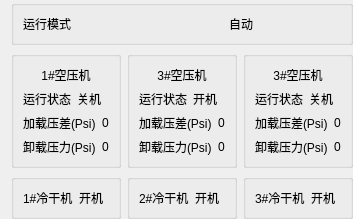
        <widget class="QWidget" name="deviceState_p">
         <layout class="QVBoxLayout" name="verticalLayout_10" stretch="1,5,2">
          <property name="topMargin">
           <number>0</number>
          </property>
          <property name="rightMargin">
           <number>0</number>
          </property>
          <property name="bottomMargin">
           <number>0</number>
          </property>
          <item>
           <widget class="QGroupBox" name="groupBox_16">
            <property name="title">
             <string/>
            </property>
            <layout class="QGridLayout" name="gridLayout_7">
             <item row="0" column="0">
              <layout class="QHBoxLayout" name="horizontalLayout_21">
               <item>
                <widget class="QLabel" name="label_32">
                 <property name="minimumSize">
                  <size>
                   <width>200</width>
                   <height>0</height>
                  </size>
                 </property>
                 <property name="maximumSize">
                  <size>
                   <width>200</width>
                   <height>16777215</height>
                  </size>
                 </property>
                 <property name="text">
                  <string>运行模式</string>
                 </property>
                </widget>
               </item>
               <item>
                <widget class="QLabel" name="runningMode">
                 <property name="text">
                  <string>自动</string>
                 </property>
                </widget>
               </item>
              </layout>
             </item>
            </layout>
           </widget>
          </item>
          <item>
           <layout class="QHBoxLayout" name="horizontalLayout_72">
            <item>
             <widget class="QGroupBox" name="groupBox_19">
              <property name="title">
               <string/>
              </property>
              <layout class="QVBoxLayout" name="verticalLayout_11">
               <item>
                <layout class="QHBoxLayout" name="horizontalLayout_31">
                 <item>
                  <widget class="QLabel" name="label_27">
                   <property name="text">
                    <string>1#空压机</string>
                   </property>
                   <property name="alignment">
                    <set>Qt::AlignCenter</set>
                   </property>
                  </widget>
                 </item>
                </layout>
               </item>
               <item>
                <layout class="QHBoxLayout" name="horizontalLayout_22">
                 <item>
                  <widget class="QLabel" name="label_33">
                   <property name="text">
                    <string>运行状态</string>
                   </property>
                  </widget>
                 </item>
                 <item>
                  <widget class="QLabel" name="compressorRunState1">
                   <property name="text">
                    <string>关机</string>
                   </property>
                  </widget>
                 </item>
                </layout>
               </item>
               <item>
                <layout class="QHBoxLayout" name="horizontalLayout_23">
                 <item>
                  <widget class="QLabel" name="label_34">
                   <property name="text">
                    <string>加载压差(Psi)</string>
                   </property>
                  </widget>
                 </item>
                 <item>
                  <widget class="QLabel" name="pressureDiff1">
                   <property name="text">
                    <string>0</string>
                   </property>
                  </widget>
                 </item>
                </layout>
               </item>
               <item>
                <layout class="QHBoxLayout" name="horizontalLayout_24">
                 <item>
                  <widget class="QLabel" name="label_35">
                   <property name="text">
                    <string>卸载压力(Psi)</string>
                   </property>
                  </widget>
                 </item>
                 <item>
                  <widget class="QLabel" name="uninstallPressure1">
                   <property name="text">
                    <string>0</string>
                   </property>
                  </widget>
                 </item>
                </layout>
               </item>
              </layout>
             </widget>
            </item>
            <item>
             <widget class="QGroupBox" name="groupBox_20">
              <property name="title">
               <string/>
              </property>
              <layout class="QVBoxLayout" name="verticalLayout_12">
               <item>
                <layout class="QHBoxLayout" name="horizontalLayout_70">
                 <item>
                  <widget class="QLabel" name="label_29">
                   <property name="text">
                    <string>3#空压机</string>
                   </property>
                   <property name="alignment">
                    <set>Qt::AlignCenter</set>
                   </property>
                  </widget>
                 </item>
                </layout>
               </item>
               <item>
                <layout class="QHBoxLayout" name="horizontalLayout_25">
                 <item>
                  <widget class="QLabel" name="label_39">
                   <property name="text">
                    <string>运行状态</string>
                   </property>
                  </widget>
                 </item>
                 <item>
                  <widget class="QLabel" name="compressorRunState2">
                   <property name="text">
                    <string>开机</string>
                   </property>
                  </widget>
                 </item>
                </layout>
               </item>
               <item>
                <layout class="QHBoxLayout" name="horizontalLayout_26">
                 <item>
                  <widget class="QLabel" name="label_41">
                   <property name="text">
                    <string>加载压差(Psi)</string>
                   </property>
                  </widget>
                 </item>
                 <item>
                  <widget class="QLabel" name="pressureDiff2">
                   <property name="text">
                    <string>0</string>
                   </property>
                  </widget>
                 </item>
                </layout>
               </item>
               <item>
                <layout class="QHBoxLayout" name="horizontalLayout_27">
                 <item>
                  <widget class="QLabel" name="label_43">
                   <property name="text">
                    <string>卸载压力(Psi)</string>
                   </property>
                  </widget>
                 </item>
                 <item>
                  <widget class="QLabel" name="uninstallPressure2">
                   <property name="text">
                    <string>0</string>
                   </property>
                  </widget>
                 </item>
                </layout>
               </item>
              </layout>
             </widget>
            </item>
            <item>
             <widget class="QGroupBox" name="groupBox_21">
              <property name="title">
               <string/>
              </property>
              <layout class="QVBoxLayout" name="verticalLayout_13">
               <item>
                <layout class="QHBoxLayout" name="horizontalLayout_71">
                 <item>
                  <widget class="QLabel" name="label_37">
                   <property name="text">
                    <string>3#空压机</string>
                   </property>
                   <property name="alignment">
                    <set>Qt::AlignCenter</set>
                   </property>
                  </widget>
                 </item>
                </layout>
               </item>
               <item>
                <layout class="QHBoxLayout" name="horizontalLayout_28">
                 <item>
                  <widget class="QLabel" name="label_45">
                   <property name="text">
                    <string>运行状态</string>
                   </property>
                  </widget>
                 </item>
                 <item>
                  <widget class="QLabel" name="compressorRunState3">
                   <property name="text">
                    <string>关机</string>
                   </property>
                  </widget>
                 </item>
                </layout>
               </item>
               <item>
                <layout class="QHBoxLayout" name="horizontalLayout_29">
                 <item>
                  <widget class="QLabel" name="label_47">
                   <property name="text">
                    <string>加载压差(Psi)</string>
                   </property>
                  </widget>
                 </item>
                 <item>
                  <widget class="QLabel" name="pressureDiff3">
                   <property name="text">
                    <string>0</string>
                   </property>
                  </widget>
                 </item>
                </layout>
               </item>
               <item>
                <layout class="QHBoxLayout" name="horizontalLayout_30">
                 <item>
                  <widget class="QLabel" name="label_49">
                   <property name="text">
                    <string>卸载压力(Psi)</string>
                   </property>
                  </widget>
                 </item>
                 <item>
                  <widget class="QLabel" name="uninstallPressure3">
                   <property name="text">
                    <string>0</string>
                   </property>
                  </widget>
                 </item>
                </layout>
               </item>
              </layout>
             </widget>
            </item>
           </layout>
          </item>
          <item>
           <layout class="QHBoxLayout" name="horizontalLayout_35">
            <item>
             <widget class="QGroupBox" name="groupBox_17">
              <property name="title">
               <string/>
              </property>
              <layout class="QGridLayout" name="gridLayout_9">
               <item row="0" column="0">
                <layout class="QHBoxLayout" name="horizontalLayout_32">
                 <item>
                  <widget class="QLabel" name="label_51">
                   <property name="text">
                    <string>1#冷干机</string>
                   </property>
                  </widget>
                 </item>
                 <item>
                  <widget class="QLabel" name="dryerRunState1">
                   <property name="text">
                    <string>开机</string>
                   </property>
                  </widget>
                 </item>
                </layout>
               </item>
              </layout>
             </widget>
            </item>
            <item>
             <widget class="QGroupBox" name="groupBox_23">
              <property name="title">
               <string/>
              </property>
              <layout class="QGridLayout" name="gridLayout_10">
               <item row="0" column="0">
                <layout class="QHBoxLayout" name="horizontalLayout_33">
                 <item>
                  <widget class="QLabel" name="label_53">
                   <property name="text">
                    <string>2#冷干机</string>
                   </property>
                  </widget>
                 </item>
                 <item>
                  <widget class="QLabel" name="dryerRunState2">
                   <property name="text">
                    <string>开机</string>
                   </property>
                  </widget>
                 </item>
                </layout>
               </item>
              </layout>
             </widget>
            </item>
            <item>
             <widget class="QGroupBox" name="groupBox_24">
              <property name="title">
               <string/>
              </property>
              <layout class="QGridLayout" name="gridLayout_17">
               <item row="0" column="0">
                <layout class="QHBoxLayout" name="horizontalLayout_34">
                 <item>
                  <widget class="QLabel" name="label_55">
                   <property name="text">
                    <string>3#冷干机</string>
                   </property>
                  </widget>
                 </item>
                 <item>
                  <widget class="QLabel" name="dryerRunState3">
                   <property name="text">
                    <string>开机</string>
                   </property>
                  </widget>
                 </item>
                </layout>
               </item>
              </layout>
             </widget>
            </item>
           </layout>
          </item>
         </layout>
        </widget>
